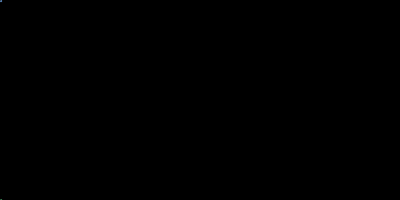
Frame 1 (no input)
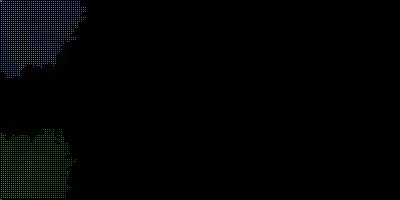
Frame 60 (the mouse pressed at the canvas centre just before this capture)
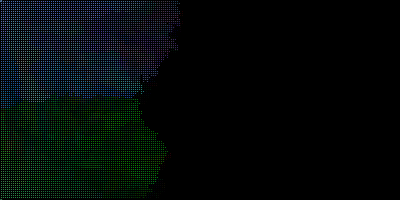
Frame 120 (the mouse held since frame 60 and released just before this capture)

The Processing sketch that drew these frames (run headless with seeded random() and noise(); from frame 60 on, the mouse is pressed at the canvas centre):

// Processing sketch: processing_55079
// ── processing_55079.pde

//Referenced from http://www.openprocessing.org/sketch/15839, Asher Salomon

int m;
int a;
int b;
int c;
int d;
int e;


void setup(){
  size(400,200);
  reset();
  loop();
}
void draw(){
  
  for(m=0;m<100000;m++){
    

    // create onehundredthousand random points
    int a = floor(random(1,width));
    int b = floor(random(1,height));
    if(red(get(a,b))!=0){// if pixel is black
      c = floor(random(0,4));// one of 4 directions below, case 0-3
      d = 0;// an x offset for direction
      e = 0;// an y offset for direction
      switch(c){// assign x and y offsets
       case 0://These are the values at which the points increase, for this one it will increase 2 pixels on the x axis
        d=2;
        e=0;
        break;
        case 1:
        d=0;
        e=2;
        break;
        case 2:
        d=-2;
        e=0;
        break;
        case 3:
        d=0;
        e=-2;
        break;




      }
      if((a+d>0)&&(b+e>0)&&
         (a+d<width-1)&&(b+e<height-1)&&
         (a+d<400)&&

       

       red(get(a+d,b+e))==0){// if the target is black
        int ram = 5;// makes the color change
        color clr = get(a,b);//
        int gr = int(constrain(green(clr)+random(-ram,ram),1,255));
        int re = int(constrain(red(clr)+random(-ram,ram),1,255));
        int bu = int(constrain(blue(clr)+random(-ram,ram),1,255));
        set(a+d,b+e,color(re,gr,bu));
      }
         }
  }
}




void keyPressed(){
  if(key==' '){
    reset();
  }
}




void reset(){
  background(0);
  stroke(#4F79AA);
  ellipse(1,1,1,1);
  stroke(#2E834D);
  ellipse(1,height,1,1);
  

//  set(width/2,height/2,color(255));

}
